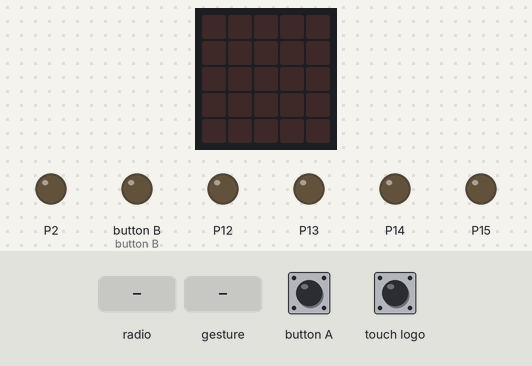
The program below on a simulated BBC micro:bit (MakeCode). Parts: the board's 5×5 LED display, output pins drawn as LEDs (lit = HIGH). Inputs (shaded band) come from the test bench. No radio messages arrive unless stated (any console line starting 'radio sent:' is added by the test bench); a tilt is held for 1.5 s and a shake lasts 1 s, then the board lies face up again; what the program prints to the serial console is not drawn.

Above: at 1.2 s.
1.3 s: radio message "1" arrives
At 2.4 s:
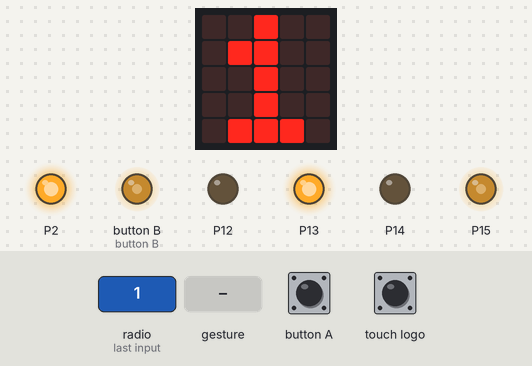
At 3.7 s:
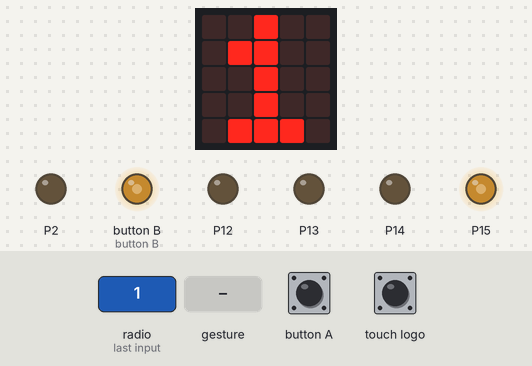
4.0 s: touch logo pressed for 0.15 s
5.6 s: gesture 'tilt left'
Timing chart, 0 to 8.6 s (numbered marks = the images above; inputs shaded):
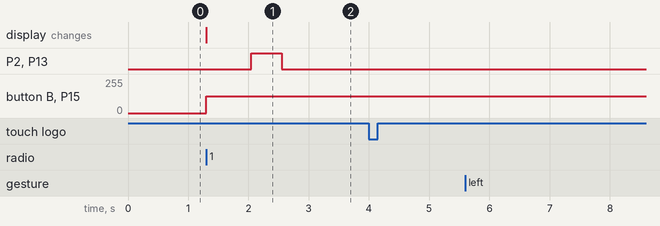

The program:

main.ts
```typescript
input.onGesture(Gesture.TiltLeft, function () {
    radio.sendNumber(4)
})
function tyl () {
    pins.digitalWritePin(DigitalPin.P12, 1)
    pins.digitalWritePin(DigitalPin.P2, 0)
    pins.digitalWritePin(DigitalPin.P13, 0)
    pins.digitalWritePin(DigitalPin.P14, 1)
    basic.pause(500)
    stop()
}
radio.onReceivedNumber(function (receivedNumber) {
    pins.analogWritePin(AnalogPin.P11, 511)
    pins.analogWritePin(AnalogPin.P15, 511)
    basic.showNumber(receivedNumber)
    if (receivedNumber == 0) {
        stop()
    }
    if (receivedNumber == 1) {
        przod()
    }
})
input.onGesture(Gesture.LogoDown, function () {
    radio.sendNumber(1)
})
input.onGesture(Gesture.TiltRight, function () {
    radio.sendNumber(3)
})
function lewo () {
    pins.digitalWritePin(DigitalPin.P12, 1)
    pins.digitalWritePin(DigitalPin.P2, 0)
    pins.digitalWritePin(DigitalPin.P13, 1)
    pins.digitalWritePin(DigitalPin.P14, 0)
    basic.pause(100)
    stop()
}
function stop () {
    pins.digitalWritePin(DigitalPin.P12, 0)
    pins.digitalWritePin(DigitalPin.P2, 0)
    pins.digitalWritePin(DigitalPin.P13, 0)
    pins.digitalWritePin(DigitalPin.P14, 0)
}
input.onButtonPressed(Button.A, function () {

})
function przod () {
    pins.digitalWritePin(DigitalPin.P12, 0)
    pins.digitalWritePin(DigitalPin.P2, 1)
    pins.digitalWritePin(DigitalPin.P13, 1)
    pins.digitalWritePin(DigitalPin.P14, 0)
    basic.pause(500)
    stop()
}
function prawo () {
    pins.digitalWritePin(DigitalPin.P12, 0)
    pins.digitalWritePin(DigitalPin.P2, 1)
    pins.digitalWritePin(DigitalPin.P13, 0)
    pins.digitalWritePin(DigitalPin.P14, 1)
    basic.pause(100)
    stop()
}
input.onButtonPressed(Button.B, function () {

})
input.onLogoEvent(TouchButtonEvent.Touched, function () {
    radio.sendNumber(0)
})
input.onGesture(Gesture.LogoUp, function () {
    radio.sendNumber(2)
})
radio.setGroup(1)
```

test.ts
```typescript
// tu są testy; nie będzie to kompilowane, gdy ten pakiet będzie używany jako rozszerzenie.
```

Measured:
- after the input at 1.3 s, P2, P13: LOW → HIGH after 0.75 s, → LOW 0.50 s later; button B, P15: 0/255 → 127/255 at once; the display: changes at once (image 1)
- after the input at 4.0 s, every drawn part: stays the same
- after the input at 5.6 s, every drawn part: stays the same
